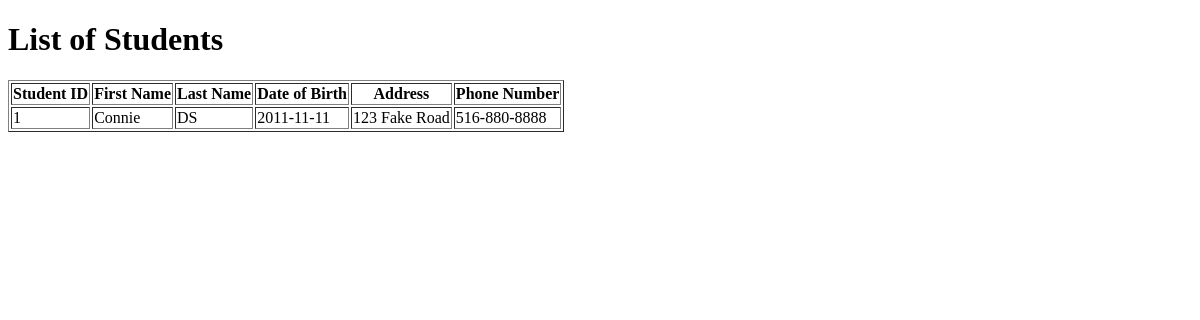
Before: /students with the older database file.
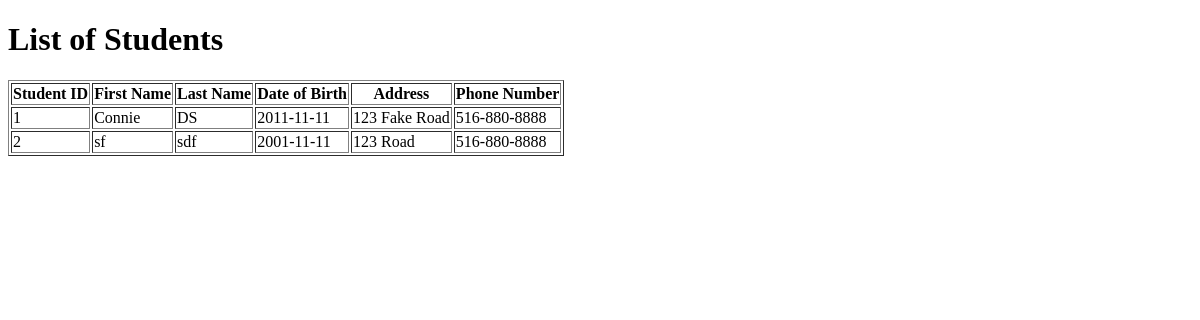
After: the same page with the newer database file.
### tables this page shows
CREATE TABLE student(
                    StudentID TEXT PRIMARY KEY,
                    FirstName TEXT NOT NULL,
                    LastName TEXT NOT NULL,
                    DateOfBirth DATE,
                    Address TEXT,
                    PhoneNumber TEXT);

### Backend/backend.py (the view)
@app.route('/students')
def view_data():
    con = sqlite3.connect("student-database.db")
    con.row_factory = sqlite3.Row
    cur = con.cursor()
    cur.execute("SELECT * FROM student")
    rows = cur.fetchall()
    con.close()
    return render_template('students.html', students = rows)

### Backend/backend.py (called while the page is built)
def get_db():
    con = sqlite3.connect("student-database.db")
    con.row_factory = sqlite3.Row
    return con

def create_student_database():
    con = get_db()
    cur = con.cursor()
    cur.execute("""
                CREATE TABLE IF NOT EXISTS student(
                    StudentID TEXT PRIMARY KEY,
                    FirstName TEXT NOT NULL,
                    LastName TEXT NOT NULL,
                    DateOfBirth DATE,
                    Address TEXT,
                    PhoneNumber TEXT);
                """)
    con.commit()
    con.close()

@app.before_request
def initialize():
    create_student_database()

### Frontend/templates/students.html (shortened to what this page needs)
<!DOCTYPE html>
<html lang="en">
<head>
</head>
<body>
    <h1>List of Students</h1>
    <table border="1">
        <tr>
            <th>Student ID</th>
            <th>First Name</th>
            <th>Last Name</th>
            <th>Date of Birth</th>
            <th>Address</th>
            <th>Phone Number</th>
        </tr>
        {% for student in students %}
        <tr>
            <td>{{ student["StudentID"] }}</td>
            <td>{{ student["FirstName"] }}</td>
            <td>{{ student["LastName"] }}</td>
            <td>{{ student["DateOfBirth"] }}</td>
            <td>{{ student["Address"] }}</td>
            <td>{{ student["PhoneNumber"] }}</td>
        </tr>
        {% endfor %}
    </table>
</body>
</html>

Changed rows visible on the page:
added student: StudentID "2", FirstName "sf", LastName "sdf", DateOfBirth "2001-11-11", Address "123 Road", PhoneNumber "516-880-8888"
